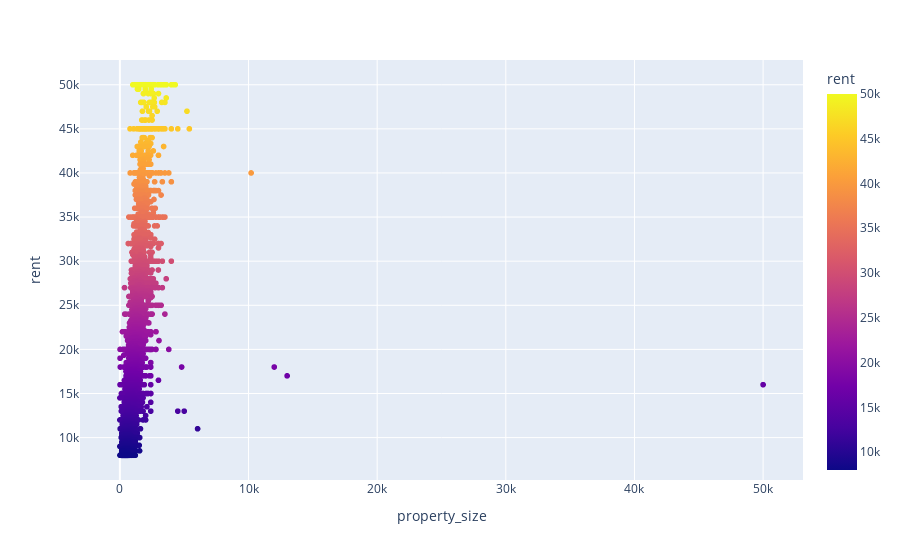

The cell this chart's notebook holds for it:
### Code cell
property_rent_analysis

### Figure 1 — Plotly figure (JSON) as saved in the notebook; plotly's stock layout.template omitted (floating-point values rounded to 4 significant figures; data arrays with more than 128 entries replaced by an {"elided": "..."} marker saying what was removed)
{"data": [{"customdata": {"elided": "9907x1 str values"}, "hovertemplate": "property_size=%{x}<br>rent=%{marker.color}<br>locality=%{customdata[0]}<extra></extra>", "legendgroup": "", "marker": {"color": {"elided": "9907 int values"}, "coloraxis": "coloraxis", "symbol": "circle"}, "mode": "markers", "name": "", "showlegend": false, "type": "scattergl", "x": {"elided": "9907 int values"}, "xaxis": "x", "y": {"elided": "9907 int values"}, "yaxis": "y"}], "layout": {"coloraxis": {"colorbar": {"title": {"text": "rent"}}, "colorscale": [[0, "#0d0887"], [0.1111, "#46039f"], [0.2222, "#7201a8"], [0.3333, "#9c179e"], [0.4444, "#bd3786"], [0.5556, "#d8576b"], [0.6667, "#ed7953"], [0.7778, "#fb9f3a"], [0.8889, "#fdca26"], [1, "#f0f921"]]}, "legend": {"tracegroupgap": 0}, "margin": {"t": 60}, "xaxis": {"anchor": "y", "domain": [0, 1], "title": {"text": "property_size"}}, "yaxis": {"anchor": "x", "domain": [0, 1], "title": {"text": "rent"}}}}
